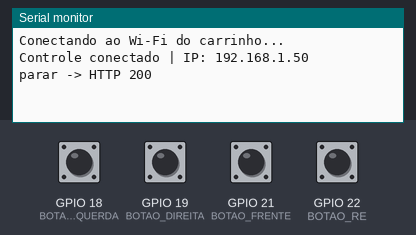
This sketch was run on a simulated ESP32. On the bench: the last lines printed to the serial monitor. The inputs (shaded band) are chosen by the test bench; at power-on: GPIO 18 (BOTAO_ESQUERDA), GPIO 19 (BOTAO_DIREITA), GPIO 21 (BOTAO_FRENTE), GPIO 22 (BOTAO_RE) HIGH. WiFi joins after 1.5 s; servers stay silent unless stated; uploads are accepted with an empty reply.

Above: at 2.5 s.
2.6 s: GPIO 18 (BOTAO_ESQUERDA) pulled LOW for 0.15 s
At 2.98 s:
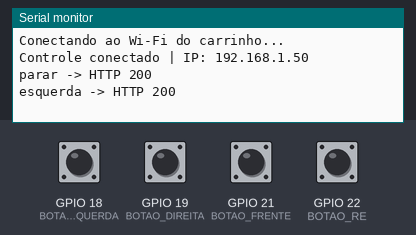
4.3 s: GPIO 19 (BOTAO_DIREITA) pulled LOW for 0.15 s
At 4.68 s:
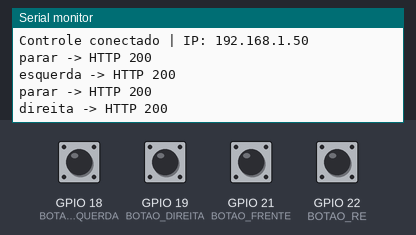
6.0 s: GPIO 21 (BOTAO_FRENTE) pulled LOW for 0.15 s
At 6.38 s:
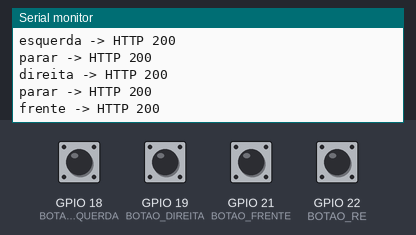
7.7 s: GPIO 22 (BOTAO_RE) pulled LOW for 0.15 s
At 8.07 s:
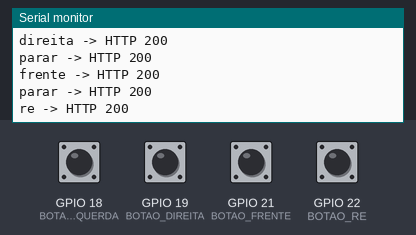

Measured:
- after the input at 2.6 s, the serial monitor: prints a new line after 0.21 s (image 1)
- after the input at 4.3 s, the serial monitor: prints a new line after 0.21 s (image 2)
- after the input at 6.0 s, the serial monitor: prints a new line after 0.21 s (image 3)
- after the input at 7.7 s, the serial monitor: prints a new line after 0.20 s (image 4)

The sketch:

controle_fisico.ino
```cpp
// ETAPA 04 - copia integral do firmware do controle fisico integrado.
// Copia didatica para executar a etapa sem depender de outra pasta.
// Substitua SENHA_DO_AP_DO_CARRINHO pela senha local do carrinho web.
// Nao representa um sketch historico original da entrega.
// Modelo: quatro botoes; nao possui botoes extras de velocidade.
#include <WiFi.h>
#include <HTTPClient.h>

// O carrinho cria uma rede propria. Use a senha AP_PASSWORD de secrets.h
// do ESP32 do carrinho (copie apenas LOCALMENTE, nao publique credenciais).
const char* ssid = "Carrinho-IoT";
const char* senha = "SENHA_DO_AP_DO_CARRINHO"; // altere antes de carregar
const char* ipCarrinho = "192.168.4.1"; // IP fixo do carrinho no modo AP

const int BOTAO_ESQUERDA = 18, BOTAO_DIREITA = 19;
const int BOTAO_FRENTE = 21, BOTAO_RE = 22;
String ultimoComando = "";
unsigned long ultimoEnvio = 0;
unsigned long ultimaTentativaWiFi = 0;
bool conectadoAntes = false;

bool enviarComando(const String &comando) {
  if (WiFi.status() != WL_CONNECTED) return false;
  HTTPClient http;
  String url = "http://" + String(ipCarrinho) + "/comando?valor=" + comando;
  http.begin(url);
  http.setTimeout(700);
  int codigo = http.GET();
  http.end();
  Serial.printf("%s -> HTTP %d\n", comando.c_str(), codigo);
  return codigo == 200;
}

void setup() {
  Serial.begin(9600);
  for (int p : {BOTAO_ESQUERDA, BOTAO_DIREITA, BOTAO_FRENTE, BOTAO_RE})
    pinMode(p, INPUT_PULLUP);
  WiFi.mode(WIFI_STA);
  WiFi.setSleep(false);
  WiFi.setAutoReconnect(true);
  WiFi.begin(ssid, senha);
  ultimaTentativaWiFi = millis();
  Serial.println("Conectando ao Wi-Fi do carrinho...");
  // Nao bloquear o setup caso o carrinho esteja desligado.
}

void loop() {
  if (WiFi.status() != WL_CONNECTED) {
    if (conectadoAntes) {
      Serial.println("Wi-Fi perdido. Aguardando reconexao...");
      conectadoAntes = false;
    }
    ultimoComando = "";
    if (millis() - ultimaTentativaWiFi >= 5000) {
      ultimaTentativaWiFi = millis();
      WiFi.reconnect();
    }
    delay(50);
    return;
  }

  if (!conectadoAntes) {
    Serial.printf("Controle conectado | IP: %s\n", WiFi.localIP().toString().c_str());
    conectadoAntes = true;
  }

  String comando = "parar";
  if (!digitalRead(BOTAO_ESQUERDA)) comando = "esquerda";
  else if (!digitalRead(BOTAO_DIREITA)) comando = "direita";
  else if (!digitalRead(BOTAO_FRENTE)) comando = "frente";
  else if (!digitalRead(BOTAO_RE)) comando = "re";

  // Renovacao a cada 300 ms enquanto um botao esta pressionado:
  // o carrinho para se passar mais de 1 s sem comando.
  if (comando != ultimoComando ||
      (comando != "parar" && millis() - ultimoEnvio >= 300)) {
    if (enviarComando(comando)) ultimoComando = comando;
    ultimoEnvio = millis();
  }
  delay(30);
}
```
